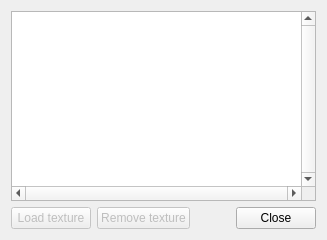
<?xml version="1.0" encoding="UTF-8"?>
<ui version="4.0">
 <class>CMaterialManager</class>
 <widget class="QDialog" name="CMaterialManager">
  <property name="geometry">
   <rect>
    <x>0</x>
    <y>0</y>
    <width>327</width>
    <height>240</height>
   </rect>
  </property>
  <property name="minimumSize">
   <size>
    <width>0</width>
    <height>0</height>
   </size>
  </property>
  <property name="maximumSize">
   <size>
    <width>99999</width>
    <height>9999</height>
   </size>
  </property>
  <property name="windowTitle">
   <string>Material Manager</string>
  </property>
  <property name="styleSheet">
   <string notr="true"/>
  </property>
  <layout class="QVBoxLayout" name="verticalLayout_2">
   <item>
    <layout class="QVBoxLayout" name="verticalLayout">
     <item>
      <widget class="QListWidget" name="listMaterials">
       <property name="verticalScrollBarPolicy">
        <enum>Qt::ScrollBarAlwaysOn</enum>
       </property>
       <property name="horizontalScrollBarPolicy">
        <enum>Qt::ScrollBarAlwaysOn</enum>
       </property>
      </widget>
     </item>
     <item>
      <layout class="QHBoxLayout" name="horizontalLayout">
       <item>
        <widget class="QPushButton" name="btnAddTex">
         <property name="enabled">
          <bool>false</bool>
         </property>
         <property name="toolTip">
          <string>Assign texture to selected material</string>
         </property>
         <property name="text">
          <string>Load texture</string>
         </property>
         <property name="icon">
          <iconset>
           <normalon>:/icons/icons/48px-AddTexture.png</normalon>
          </iconset>
         </property>
         <property name="iconSize">
          <size>
           <width>16</width>
           <height>16</height>
          </size>
         </property>
         <property name="default">
          <bool>false</bool>
         </property>
         <property name="flat">
          <bool>false</bool>
         </property>
        </widget>
       </item>
       <item>
        <widget class="QPushButton" name="btnRemTex">
         <property name="enabled">
          <bool>false</bool>
         </property>
         <property name="toolTip">
          <string>Remove texture from selected material</string>
         </property>
         <property name="text">
          <string>Remove texture</string>
         </property>
         <property name="icon">
          <iconset>
           <normalon>:/icons/icons/48px-Image-x-Remove.png</normalon>
          </iconset>
         </property>
         <property name="iconSize">
          <size>
           <width>16</width>
           <height>16</height>
          </size>
         </property>
         <property name="flat">
          <bool>false</bool>
         </property>
        </widget>
       </item>
       <item>
        <spacer name="horizontalSpacer">
         <property name="orientation">
          <enum>Qt::Horizontal</enum>
         </property>
         <property name="sizeHint" stdset="0">
          <size>
           <width>40</width>
           <height>20</height>
          </size>
         </property>
        </spacer>
       </item>
       <item>
        <widget class="QDialogButtonBox" name="btnClose">
         <property name="standardButtons">
          <set>QDialogButtonBox::Close</set>
         </property>
        </widget>
       </item>
      </layout>
     </item>
    </layout>
   </item>
  </layout>
 </widget>
 <resources/>
 <connections/>
</ui>
